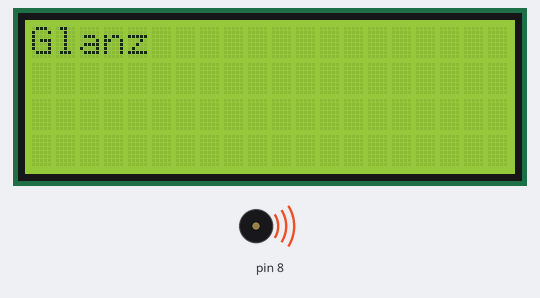
Recording of a sketch running on a simulated Arduino Uno, built with avr-gcc and run on an emulated ATmega328P. Parts: 20×4 character LCD, buzzer (waves = sounding). What the sketch prints to the serial monitor is not drawn.

Above: at 0.5 s.
At 2.57 s:
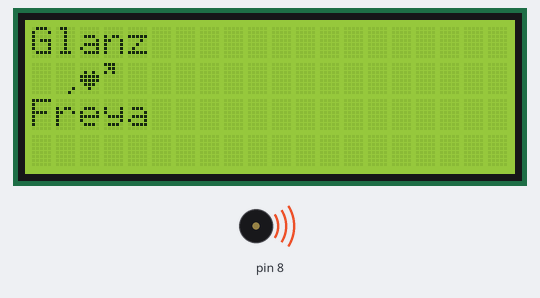
Timing chart, 0 to 130.0 s (numbered marks = the images above):
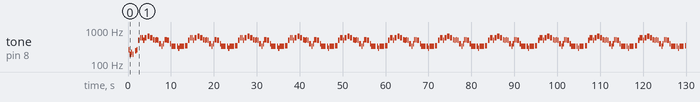

The sketch:

LCD_BuzzerAlways.ino
```cpp
#include "pitches.h"
#include <Wire.h>
#include <LiquidCrystal_I2C.h>

LiquidCrystal_I2C lcd(0x27,20,4);
byte Heart[8] = {
0b00000,
0b00000,
0b01010,
0b11111,
0b11111,
0b01110,
0b00100,
0b00000
};
byte Southwest[8] =
{
0b00000,
0b00000,
0b00000,
0b00000,
0b00000,
0b00000,
0b00001,
0b00010
};

byte Northeast[8] =
{
0b11100,
0b01100,
0b10100,
0b00000,
0b00000,
0b00000,
0b00000,
0b00000
};

// notes in the melody:
int melody[] = {

  NOTE_C4, NOTE_G3, NOTE_G3, NOTE_A3, NOTE_G3, 0, NOTE_B3, NOTE_C4
};

// note durations: 4 = quarter note, 8 = eighth note, etc.:
int noteDurations[] = {

  4, 8, 8, 4, 4, 4, 4, 4
};

//For repeating melody: Always
int melodyalways[] = {
  NOTE_B4, NOTE_D5, NOTE_D5,
  NOTE_B4, NOTE_D5,
  NOTE_E5,
  NOTE_D5, NOTE_C5, NOTE_B4,
  NOTE_C5, NOTE_B4, NOTE_G4,
  NOTE_G4, NOTE_E4, NOTE_G4,
  NOTE_C5, NOTE_C5, NOTE_B4,
  NOTE_G4, NOTE_E4,
  NOTE_E4, NOTE_D4,
  NOTE_E4, NOTE_F4,
};

int notealwaysDurations[] = {
  3, 4, 3,
  4, 2,
  2,
  2, 3, 4,
  4, 4, 5,
  4, 4, 4,
  4, 4, 2,
  4, 1,
  4, 4,
  1, 2
};

void setup() {
   lcd.init();
   lcd.backlight();
   lcd.createChar(0, Heart);
   lcd.createChar(1, Southwest);
   lcd.createChar(2, Northeast);
   lcd.clear();
   lcd.print("Glanz");

  Serial.begin (9600);
  Serial.println("Piezo Buzzer Always by Atlantic Starr for my Wife");
  Serial.println("with Arduino UNO R3 by Glanz and Freya");
  // iterate over the notes of the melody:


  for (int thisNote = 0; thisNote < 8; thisNote++) {

    // to calculate the note duration, take one second divided by the note type.

    //e.g. quarter note = 1000 / 4, eighth note = 1000/8, etc.

    int noteDuration = 1000 / noteDurations[thisNote];

    tone(8, melody[thisNote], noteDuration);

    // to distinguish the notes, set a minimum time between them.

    // the note's duration + 30% seems to work well:

    int pauseBetweenNotes = noteDuration * 1.30;

    delay(pauseBetweenNotes);

    // stop the tone playing:

    noTone(8);

  }
}

void loop() {
    lcd.setCursor(1, 1);
    lcd.write(1);
    lcd.setCursor(2, 1);
    lcd.write(0);
    lcd.setCursor(3, 1);
    lcd.write(2);
    lcd.setCursor(0, 2);
    lcd.print("Freya");

    // Repeat the melody of Always
    int size = sizeof(notealwaysDurations) / sizeof(int);

    for (int thisNote = 0; thisNote < size; thisNote++) {

    // to calculate the note duration, take one second divided by the note type.
    //e.g. quarter note = 1000 / 4, eighth note = 1000/8, etc.
    int notealwaysDuration = 1000 / notealwaysDurations[thisNote];
    tone(8, melodyalways[thisNote], notealwaysDuration);

    // to distinguish the notes, set a minimum time between them.
    // the note's duration + 30% seems to work well:
    int pauseBetweenNotes = notealwaysDuration * 1.30;
    delay(pauseBetweenNotes);
    // stop the tone playing:
    noTone(8);

  }
}
```

pitches.h
```cpp
#define NOTE_B0  31
#define NOTE_C1  33
#define NOTE_CS1 35
#define NOTE_D1  37
#define NOTE_DS1 39
#define NOTE_E1  41
#define NOTE_F1  44
#define NOTE_FS1 46
#define NOTE_G1  49
#define NOTE_GS1 52
#define NOTE_A1  55
#define NOTE_AS1 58
#define NOTE_B1  62
#define NOTE_C2  65
#define NOTE_CS2 69
#define NOTE_D2  73
#define NOTE_DS2 78
#define NOTE_E2  82
#define NOTE_F2  87
#define NOTE_FS2 93
#define NOTE_G2  98
#define NOTE_GS2 104
#define NOTE_A2  110
#define NOTE_AS2 117
#define NOTE_B2  123
#define NOTE_C3  131
#define NOTE_CS3 139
#define NOTE_D3  147
#define NOTE_DS3 156
#define NOTE_E3  165
#define NOTE_F3  175
#define NOTE_FS3 185
#define NOTE_G3  196
#define NOTE_GS3 208
#define NOTE_A3  220
#define NOTE_AS3 233
#define NOTE_B3  247
#define NOTE_C4  262
#define NOTE_CS4 277
#define NOTE_D4  294
#define NOTE_DS4 311
#define NOTE_E4  330
#define NOTE_F4  349
#define NOTE_FS4 370
#define NOTE_G4  392
#define NOTE_GS4 415
#define NOTE_A4  440
#define NOTE_AS4 466
#define NOTE_B4  494
#define NOTE_C5  523
#define NOTE_CS5 554
#define NOTE_D5  587
#define NOTE_DS5 622
#define NOTE_E5  659
#define NOTE_F5  698
#define NOTE_FS5 740
#define NOTE_G5  784
#define NOTE_GS5 831
#define NOTE_A5  880
#define NOTE_AS5 932
#define NOTE_B5  988
#define NOTE_C6  1047
#define NOTE_CS6 1109
#define NOTE_D6  1175
#define NOTE_DS6 1245
#define NOTE_E6  1319
#define NOTE_F6  1397
#define NOTE_FS6 1480
#define NOTE_G6  1568
#define NOTE_GS6 1661
#define NOTE_A6  1760
#define NOTE_AS6 1865
#define NOTE_B6  1976
#define NOTE_C7  2093
#define NOTE_CS7 2217
#define NOTE_D7  2349
#define NOTE_DS7 2489
#define NOTE_E7  2637
#define NOTE_F7  2794
#define NOTE_FS7 2960
#define NOTE_G7  3136
#define NOTE_GS7 3322
#define NOTE_A7  3520
#define NOTE_AS7 3729
#define NOTE_B7  3951
#define NOTE_C8  4186
#define NOTE_CS8 4435
#define NOTE_D8  4699
#define NOTE_DS8 4978
```

Measured:
- by itself, tone on pin 8: plays 262 Hz for 0.25 s, 196 Hz for 0.13 s, 196 Hz for 0.13 s, 220 Hz for 0.25 s, 196 Hz for 0.25 s, 247 Hz for 0.25 s … (271 notes in this stretch)
